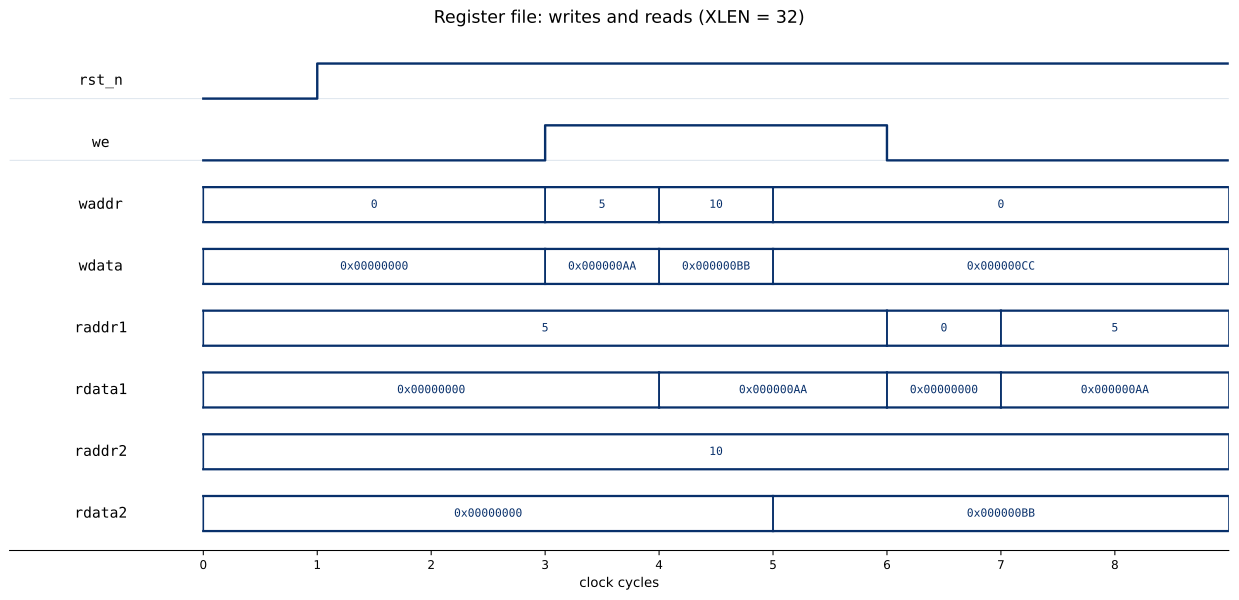

The script that saved this image:
# Renders regfile_waveform.svg (the README register-file waveform) from regfile_wave.csv.
# Read port 1 tracks x5, read port 2 tracks x10, so each synchronous write shows up
# on rdata one cycle later. The x0 write is ignored and the x0 read stays zero.
#
# Regenerate the whole figure from the repo root:
#   iverilog -g2012 -s regfile_wave_tb -o rwave.vvp rtl/regfile.sv docs/regfile_wave_tb.sv && vvp rwave.vvp
#   python3 docs/regfile_waveform.py
import csv
import matplotlib
matplotlib.use('Agg')
import matplotlib.pyplot as plt

rows = list(csv.DictReader(open('regfile_wave.csv')))
def _si(s):
    s = s.strip()
    return int(s) if s.lstrip('-').isdigit() else 0  # pre-reset 'x' -> 0
def col(n): return [_si(r[n]) for r in rows]
rst_n, we = col('rst_n'), col('we')
waddr, wdata = col('waddr'), col('wdata')
raddr1, rdata1 = col('raddr1'), col('rdata1')
raddr2, rdata2 = col('raddr2'), col('rdata2')
N = len(rows)

x = list(range(N))

DEC = lambda v: f'{v}'
HEX = lambda v: f'0x{v & 0xFFFFFFFF:08X}'

# Lane order, top to bottom
bits = [('rst_n', rst_n), ('we', we)]
buses = [('waddr', waddr, DEC), ('wdata', wdata, HEX),
         ('raddr1', raddr1, DEC), ('rdata1', rdata1, HEX),
         ('raddr2', raddr2, DEC), ('rdata2', rdata2, HEX)]
nlanes = len(bits) + len(buses)
lane_h, gap = 0.72, 0.55
pitch = lane_h + gap

fig, ax = plt.subplots(figsize=(13, 0.62 * nlanes + 1.4))
SIG, GREY = '#08306b', '#dfe6ee'            # one dark-blue colour for every trace
LABEL_X = -0.9                              # signal names centred in a narrow left margin

def base_of(lane_from_top):
    return (nlanes - 1 - lane_from_top) * pitch

def name_label(base, name):
    ax.text(LABEL_X, base + lane_h / 2, name, ha='center', va='center',
            fontsize=11, family='monospace')

lane = 0
for name, vals in bits:
    base = base_of(lane); lane += 1
    ax.axhline(base, color=GREY, lw=0.8, zorder=0)
    seg = vals + [vals[-1]]
    ax.step(list(range(N + 1)), [base + v * lane_h for v in seg], where='post',
            color=SIG, lw=1.8, zorder=3)
    name_label(base, name)

for name, vals, fmt in buses:
    base = base_of(lane); lane += 1
    top, bot = base + lane_h, base
    name_label(base, name)
    seg_start = 0
    for i in range(1, N + 1):
        if i == N or vals[i] != vals[i - 1]:
            val = vals[seg_start]
            ax.plot([seg_start, i], [top, top], color=SIG, lw=1.7, zorder=3)
            ax.plot([seg_start, i], [bot, bot], color=SIG, lw=1.7, zorder=3)
            ax.plot([seg_start, seg_start], [bot, top], color=SIG, lw=1.2, zorder=3)
            ax.plot([i, i], [bot, top], color=SIG, lw=1.2, zorder=3)
            ax.text((seg_start + i) / 2, base + lane_h / 2, fmt(val),
                    ha='center', va='center', fontsize=8.5, family='monospace', color=SIG)
            seg_start = i

ax.set_xlim(-1.7, N)
ax.set_ylim(-0.4, base_of(0) + lane_h + 0.4)
ax.set_yticks([])
ax.set_xlabel('clock cycles', fontsize=10)
ax.set_xticks(list(range(N)))
ax.set_xticklabels([str(t) for t in range(N)], fontsize=9)
for s in ('top', 'right', 'left'):
    ax.spines[s].set_visible(False)
ax.set_title('Register file: writes and reads (XLEN = 32)', fontsize=13, pad=16)
plt.tight_layout()
plt.savefig('regfile_waveform.svg', bbox_inches='tight', facecolor='white')
print('wrote regfile_waveform.svg; rows', N)
